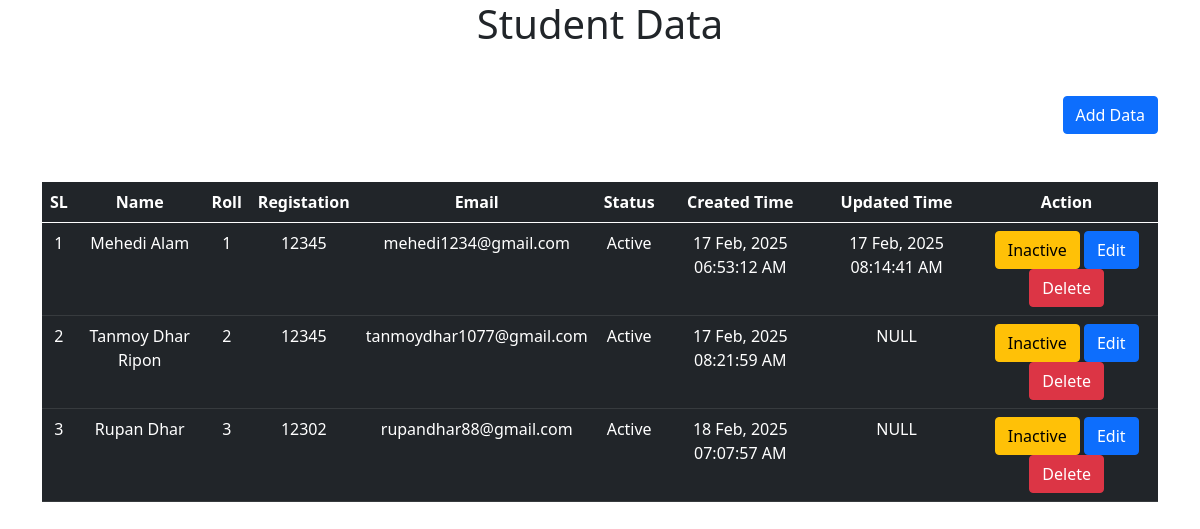
The page / on the database its author committed.
### tables this page shows
CREATE TABLE `students` (
  `id` int(11) NOT NULL,
  `name` varchar(50) NOT NULL,
  `email` varchar(50) NOT NULL,
  `status` tinyint(4) NOT NULL DEFAULT 1 COMMENT '0= "Deactive", 1= "Active"',
  `created_at` timestamp NOT NULL DEFAULT current_timestamp(),
  `updated_at` timestamp NULL DEFAULT NULL ON UPDATE current_timestamp(),
  `roll` int(10) NOT NULL,
  `registration` int(20) NOT NULL
);

### index.php (called while the page is built)
<?php
$sql = "SELECT * FROM students";
require_once('database.php');
$result = $conn->query($sql);
$showData = [];
if ($result->num_rows > 0) {
    $showData = $result->fetch_all(MYSQLI_ASSOC);
}
include_once('view/index.view.php');

### view/index.view.php (the view, shortened to what this page needs)
<!DOCTYPE html>
<html lang="en">
<head>
    <link href="https://cdn.jsdelivr.net/npm/bootstrap@5.0.2/dist/css/bootstrap.min.css" rel="stylesheet">
</head>
<body>
    <h1 class="text-center">Student Data</h1>
    <div class="container">
    <div class="d-flex justify-content-end my-5">
        <a href="insert.php" class="btn btn-primary">Add Data</a>
    </div>
        <div class="row">
            <div class="col-12">
                <table class="table table-dark">
                    <thead class="text-center">
                        <tr>
                            <th scope="col">SL</th>
                            <th scope="col">Name</th>
                            <th scope="col">Roll</th>
                            <th scope="col">Registation</th>
                            <th scope="col">Email</th>
                            <th scope="col">Status</th>
                            <th scope="col">Created Time</th>
                            <th scope="col">Updated Time</th>
                            <th scope="col">Action</th>
                        </tr>
                    </thead>
                    <tbody class="text-center">
                       <?php foreach($showData as $key => $value): ?>
                       <tr>
                           <td scope="col"><?= $key + 1 ?></td>
                           <td scope="col"><?= $value['name']?></td>
                           <td scope="col"><?= $value['roll']?></td>
                           <td scope="col"><?= $value['registration']?></td>
                           <td scope="col"><?= $value['email']?></td>
                           <td scope="col"><?= $value['status'] == 1 ? "Active" : "Inactive" ?></td>
                           <td scope="col"><?= date('d M, Y h:i:s A', strtotime($value['created_at']))?></td>
                           <td scope="col"><?= $value['updated_at'] ? date('d M, Y h:i:s A', strtotime($value['updated_at'])) :'NULL' ?></td>
                           <td scope="col">
                           <a href="status.php?id=<?= $value['id']?>" class="btn <?= $value['status'] == 1 ? "btn-warning" : "btn-success" ?>"><?= $value['status'] == 1 ? "Inactive" : "Active" ?></a>
                            <a href="edit.php?id=<?= $value['id']?>" class="btn btn-primary">Edit</a>
                            <a href="delete.php?id=<?= $value['id']?>" class="btn btn-danger">Delete</a>
                           </td>
                       </tr>
                       <?php endforeach; ?>
                    </tbody>
                </table>
            </div>
        </div>
    </div>
</body>
</html>

### rows shown on the page
students: name "Mehedi Alam", roll "1", registration "12345", email "mehedi1234@gmail.com", status "Active", created_at "17 Feb, 2025 06:53:12 AM", updated_at "17 Feb, 2025 08:14:41 AM"
students: name "Tanmoy Dhar Ripon", roll "2", registration "12345", email "tanmoydhar1077@gmail.com", status "Active", created_at "17 Feb, 2025 08:21:59 AM", shows "NULL"
students: name "Rupan Dhar", roll "3", registration "12302", email "rupandhar88@gmail.com", status "Active", created_at "18 Feb, 2025 07:07:57 AM", shows "NULL"
